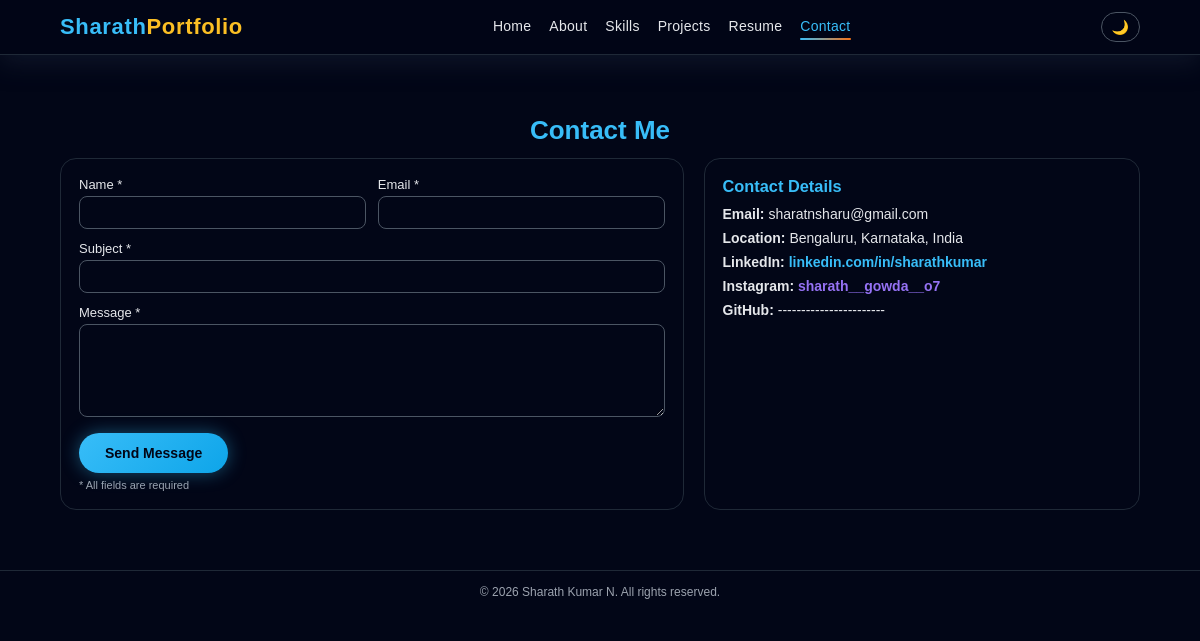
The page /contact.php on the database its author committed.
### tables this page shows
CREATE TABLE `site_content` (
  `id` int(11) NOT NULL,
  `content_key` varchar(100) NOT NULL,
  `content_value` text NOT NULL
);

### contact.php (the view, shortened to what this page needs)
<?php
require "config.php";
function get_content($conn, $key, $default = "") {
    $stmt = $conn->prepare("SELECT content_value FROM site_content WHERE content_key = ? LIMIT 1");
    $stmt->bind_param("s", $key);
    $stmt->execute();
    $res = $stmt->get_result();
    $value = $default;
    if ($res && $res->num_rows === 1) {
        $row = $res->fetch_assoc();
        $value = $row['content_value'];
    }
    return $value;
}
$contact_email    = get_content($conn, 'contact_email', 'yourmail@example.com');
$contact_location = get_content($conn, 'contact_location', 'Bengaluru, Karnataka, India');
$contact_github   = get_content($conn, 'contact_github', 'your-github-username');
include "header.php";
?>
<section class="section dark-section">
    <div class="container">
        <h2 class="section-title">Contact Me</h2>
        <div class="contact-grid">
            <form action="contact_process.php" method="post" class="contact-form" id="contactForm">
                <div class="form-row">
                    <div class="form-group">
                        <label for="name">Name *</label>
                        <input type="text" name="name" id="name" required>
                    </div>
                    <div class="form-group">
                      <label for="email">Email *</label>
<input
    type="text"
    name="email"
    id="email"
    required
    pattern="^[a-z0-9._%+-]+@gmail\.com$"
    title="Use only small letters. Example: sharath123@gmail.com"
>
                    </div>
                </div>
                <div class="form-group">
                    <label for="subject">Subject *</label>
                    <input type="text" name="subject" id="subject" required>
                </div>
                <div class="form-group">
                    <label for="message">Message *</label>
                    <textarea name="message" id="message" rows="5" required></textarea>
                </div>
                <button type="submit" class="btn primary-btn">Send Message</button>
                <p class="form-note">* All fields are required</p>
            </form>
            <div class="contact-info">
                <h3>Contact Details</h3>
                <p><strong>Email:</strong> <?php echo htmlspecialchars($contact_email); ?></p>
                <p><strong>Location:</strong> <?php echo htmlspecialchars($contact_location); ?></p>
                 <p><strong>
    LinkedIn:</strong>
    <a href="https://www.linkedin.com/in/sharath-kumar-n-9b3662313?utm_source=share_via&utm_content=profile&utm_medium=member_android"
       target="_blank"
       class="contact-link">
       linkedin.com/in/sharathkumar
    </a>
</p>
                <p><strong>
    Instagram:</strong>
    <a href="https://www.instagram.com/sharath___gowda___07?igsh=MXA0cWxubTlsN3Vsbw=="
       target="_blank"
       class="contact-link instagram-link">
       sharath__gowda__o7
    </a>
</p>
                <p><strong>GitHub:</strong> <?php echo htmlspecialchars($contact_github); ?></p>
            </div>
        </div>
    </div>
</section>
<?php include "footer.php"; ?>

### style.css (style rules this page uses)
* { margin: 0; padding: 0; box-sizing: border-box; font-family: Arial, Helvetica, sans-serif; }
html, body { height: 100%; max-width: 100%; overflow-x: hidden; }
body { background: #020617; color: #e5e7eb; min-height: 100vh; }
.container { width: 90%; max-width: 1100px; margin: 0 auto; }
.section { padding: 60px 0; }
.dark-section { background: #020617; }
.section-title { font-size: 26px; text-align: center; color: #38bdf8; margin-bottom: 12px; }
.btn { position: relative; overflow: hidden; z-index: 1; display: inline-block; padding: 12px 26px; border-radius: 999px; text-decoration: none; font-size: 14px; cursor: pointer; border: 1px solid transparent; font-weight: 600; transition: transform 0.25s ease, box-shadow 0.25s ease, background 0.2s, color 0.2s, border-color 0.2s; }
.primary-btn { background: linear-gradient(135deg, #38bdf8, #0ea5e9); color: #020617; border: none; box-shadow: 0 0 18px rgba(56, 189, 248, 0.4); }
.contact-grid { display: grid; grid-template-columns: minmax(0, 2fr) minmax(0, 1.4fr); gap: 20px; }
.contact-form { background: #020617; border-radius: 16px; padding: 18px; border: 1px solid #1f2937; }
.contact-form::before { content: ""; position: absolute; inset: 0; border-radius: 16px; background: linear-gradient( 120deg, transparent, rgba(56,189,248,0.9), rgba(34,211,238,0.9), transparent ); opacity: 0; filter: blur(10px); transition: opacity 2s ease; z-index: -1; }
.form-row { display: flex; gap: 12px; flex-wrap: wrap; }
.form-group { flex: 1; margin-bottom: 12px; }
label { display: block; font-size: 13px; margin-bottom: 4px; }
input, textarea { width: 100%; padding: 8px 10px; border-radius: 8px; border: 1px solid #4b5563; background: #020617; color: #e5e7eb; font-size: 13px; }
.form-note { font-size: 11px; margin-top: 6px; color: #9ca3af; }
.contact-info { background: #020617; border-radius: 16px; padding: 18px; border: 1px solid #1f2937; font-size: 14px; }
.contact-info h3 { margin-bottom: 10px; color: #38bdf8; }
.contact-info p { margin-bottom: 8px; }
.contact-link { color: #38bdf8; text-decoration: none; font-weight: 600; word-break: break-word; }
.instagram-link { color: #9572f4; }

### rows shown on the page
site_content: content_value "sharatnsharu@gmail.com"
site_content: content_value "Bengaluru, Karnataka, India"
site_content: content_value "-----------------------"
